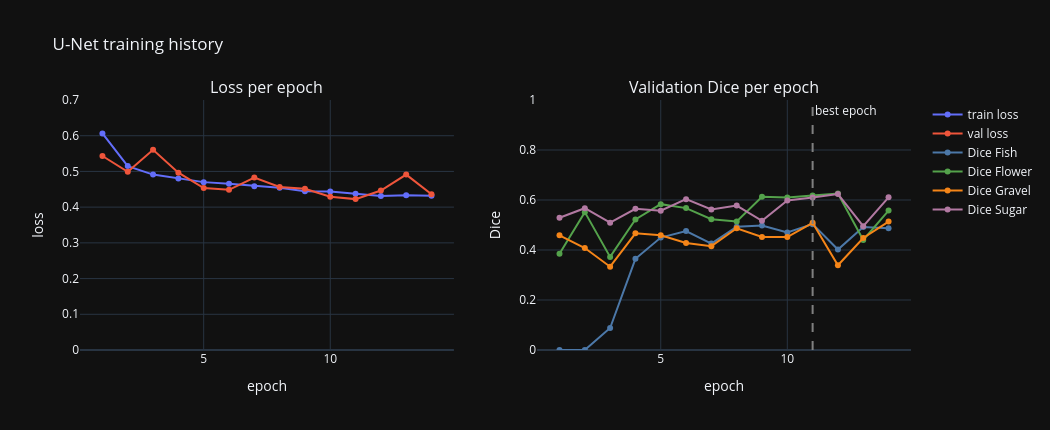

Here is the notebook cell this chart was saved with:
### Code cell
# --------------------
# 7. Learning diagram
# --------------------

history_df = pd.DataFrame(history)
display(history_df.round(4))

best_epoch = int(history_df.loc[history_df['dice_mean'].idxmax(), 'epoch'])

fig = make_subplots(rows=1, cols=2,
                    subplot_titles=('Loss per epoch', 'Validation Dice per epoch'))

fig.add_trace(go.Scatter(x=history_df['epoch'], y=history_df['train_loss'],
                         mode='lines+markers', name='train loss'), row=1, col=1)
fig.add_trace(go.Scatter(x=history_df['epoch'], y=history_df['val_loss'],
                         mode='lines+markers', name='val loss'), row=1, col=1)

class_colors = {'Fish': '#4c78a8', 'Flower': '#54a24b',
                'Gravel': '#f58518', 'Sugar': '#b279a2'}
for cls in CLASSES:
    fig.add_trace(go.Scatter(x=history_df['epoch'], y=history_df['dice_' + cls.lower()],
                             mode='lines+markers', name='Dice ' + cls,
                             marker_color=class_colors[cls]), row=1, col=2)

fig.add_vline(x=best_epoch, line_dash='dash', line_color='grey',
              annotation_text='best epoch', row=1, col=2)

loss_top = float(np.ceil(history_df[['train_loss', 'val_loss']].values.max() * 10) / 10)
fig.update_yaxes(title_text='loss', range=[0, loss_top], row=1, col=1)
fig.update_yaxes(title_text='Dice', range=[0, 1.0], row=1, col=2)
fig.update_xaxes(title_text='epoch', row=1, col=1)
fig.update_xaxes(title_text='epoch', row=1, col=2)
fig.update_layout(title='U-Net training history', width=1050, height=430)
fig.show()

### Figure 1 — Plotly figure (JSON) as saved in the notebook; plotly's stock layout.template omitted (floating-point values rounded to 4 significant figures)
{"data": [{"mode": "lines+markers", "name": "train loss", "x": [1, 2, 3, 4, 5, 6, 7, 8, 9, 10, 11, 12, 13, 14], "y": [0.6064, 0.5149, 0.4911, 0.4804, 0.47, 0.4652, 0.4587, 0.4542, 0.4443, 0.444, 0.4376, 0.4312, 0.4333, 0.4316], "type": "scatter", "xaxis": "x", "yaxis": "y"}, {"mode": "lines+markers", "name": "val loss", "x": [1, 2, 3, 4, 5, 6, 7, 8, 9, 10, 11, 12, 13, 14], "y": [0.5432, 0.4991, 0.5605, 0.4965, 0.4534, 0.4485, 0.483, 0.4563, 0.4513, 0.4291, 0.4225, 0.4464, 0.4912, 0.4361], "type": "scatter", "xaxis": "x", "yaxis": "y"}, {"marker": {"color": "#4c78a8"}, "mode": "lines+markers", "name": "Dice Fish", "x": [1, 2, 3, 4, 5, 6, 7, 8, 9, 10, 11, 12, 13, 14], "y": [2.794e-07, 2.794e-07, 0.088, 0.3647, 0.4496, 0.4761, 0.4258, 0.4933, 0.4981, 0.4697, 0.5035, 0.4017, 0.4917, 0.4871], "type": "scatter", "xaxis": "x2", "yaxis": "y2"}, {"marker": {"color": "#54a24b"}, "mode": "lines+markers", "name": "Dice Flower", "x": [1, 2, 3, 4, 5, 6, 7, 8, 9, 10, 11, 12, 13, 14], "y": [0.3848, 0.5515, 0.3723, 0.5223, 0.5834, 0.5675, 0.5231, 0.5138, 0.6125, 0.6099, 0.6181, 0.6257, 0.4404, 0.5578], "type": "scatter", "xaxis": "x2", "yaxis": "y2"}, {"marker": {"color": "#f58518"}, "mode": "lines+markers", "name": "Dice Gravel", "x": [1, 2, 3, 4, 5, 6, 7, 8, 9, 10, 11, 12, 13, 14], "y": [0.4589, 0.4079, 0.3332, 0.4668, 0.4589, 0.4278, 0.4153, 0.487, 0.4524, 0.4517, 0.5087, 0.339, 0.448, 0.5136], "type": "scatter", "xaxis": "x2", "yaxis": "y2"}, {"marker": {"color": "#b279a2"}, "mode": "lines+markers", "name": "Dice Sugar", "x": [1, 2, 3, 4, 5, 6, 7, 8, 9, 10, 11, 12, 13, 14], "y": [0.5289, 0.5672, 0.5092, 0.5648, 0.5573, 0.6034, 0.5624, 0.5777, 0.5169, 0.5977, 0.6098, 0.6238, 0.4954, 0.6106], "type": "scatter", "xaxis": "x2", "yaxis": "y2"}], "layout": {"xaxis": {"anchor": "y", "domain": [0.0, 0.45], "title": {"text": "epoch"}}, "yaxis": {"anchor": "x", "domain": [0.0, 1.0], "title": {"text": "loss"}, "range": [0, 0.7]}, "xaxis2": {"anchor": "y2", "domain": [0.55, 1.0], "title": {"text": "epoch"}}, "yaxis2": {"anchor": "x2", "domain": [0.0, 1.0], "title": {"text": "Dice"}, "range": [0, 1.0]}, "annotations": [{"font": {"size": 16}, "showarrow": false, "text": "Loss per epoch", "x": 0.225, "xanchor": "center", "xref": "paper", "y": 1.0, "yanchor": "bottom", "yref": "paper"}, {"font": {"size": 16}, "showarrow": false, "text": "Validation Dice per epoch", "x": 0.775, "xanchor": "center", "xref": "paper", "y": 1.0, "yanchor": "bottom", "yref": "paper"}, {"showarrow": false, "text": "best epoch", "x": 11, "xanchor": "left", "xref": "x2", "y": 1, "yanchor": "top", "yref": "y2 domain"}], "shapes": [{"line": {"color": "grey", "dash": "dash"}, "type": "line", "x0": 11, "x1": 11, "xref": "x2", "y0": 0, "y1": 1, "yref": "y2 domain"}], "title": {"text": "U-Net training history"}, "width": 1050, "height": 430}}
